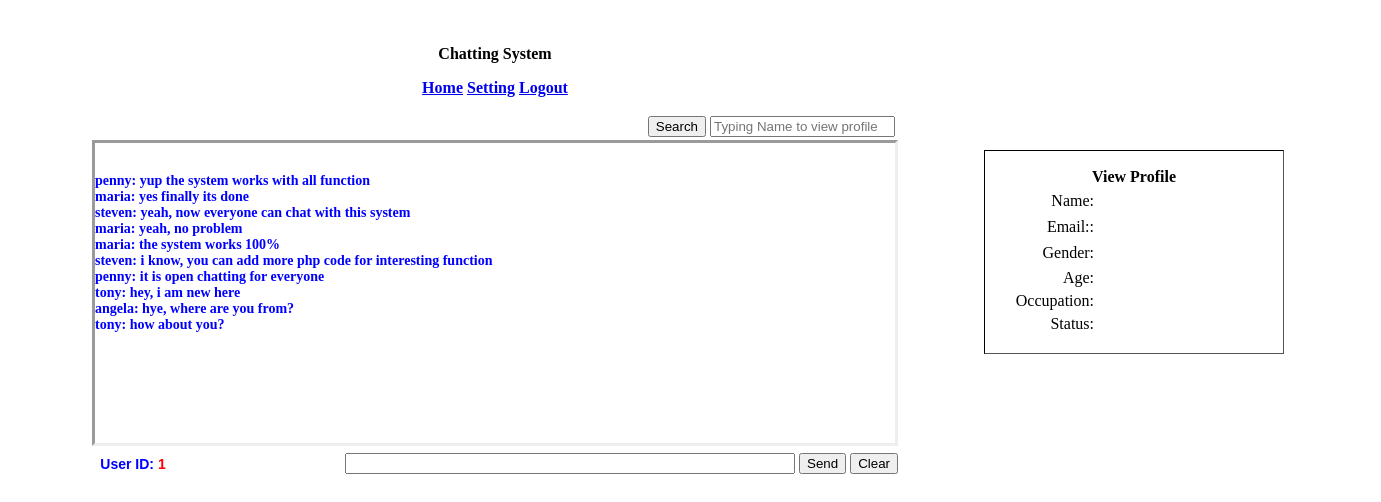
The page /root/Chattingpage.php (signed in) on the database its author committed.
### tables this page shows
CREATE TABLE IF NOT EXISTS `historychat` (
  `user_name` text NOT NULL,
  `textsend` varchar(200) NOT NULL
);

CREATE TABLE IF NOT EXISTS `registeruser` (
`peopleid` int(200) NOT NULL,
  `user_name` text NOT NULL,
  `user_email` varchar(30) NOT NULL,
  `user_password` varchar(30) NOT NULL,
  `user_gender` text NOT NULL,
  `user_age` int(90) NOT NULL,
  `user_occupation` text NOT NULL,
  `user_status` text NOT NULL
);

### root/Chattingpage.php (the view, shortened to what this page needs)
</head>
<body>
<table width="1363" height="473" border="0" align="center">
  <tr>
    <th width="966" height="467" align="center" scope="col"><form id="form1" name="form1" method="post" action="<?php echo $_SERVER['PHP_SELF']; ?>">
      <p>&nbsp;</p>
      <p>Chatting System</p>
      <p><a href="index.php">Home</a> <a href="Settingpage.php">Setting</a> <a href="logout.php">Logout</a></p>
      <table width="806" border="0">
        <tr>
          <th width="97" align="right" scope="col"><label for="txtviewprofile"></label></th>
          <th width="600" align="right" class="redtxt" scope="col">
		  <?php
		  $msgusername="";
		  $msguseremail="";
          $msgusergender= "";
          $msguserage= "";
          $msguseroccupation= "";
          $msguserstatus= "";
	?>
 <input type="submit" name="btnsearch" id="btnsearch" value="Search"></th>
          <th width="95" align="right" scope="col"><input name="txtviewprofile" type="text" id="txtviewprofile" size="20" placeholder="Typing Name to view profile"></th>
        </tr>
      </table>
      <div class="scrool" id="chatbox">
        <p>
          <?php
	  $c = mysqli_connect("localhost","root","","chattingpeople");
	  $s = "SELECT user_name, textsend FROM historychat";
	  $result = mysqli_query($c,$s);
	  if ($result->num_rows > 0) {
      while($row = $result->fetch_assoc()) {
      echo  "<br>". $row["user_name"]. ": " . $row["textsend"] ."";
      }
	  ?>
      <?php
      } else {
      echo "0 result";
      }
	   ?>
      </p>
      </div>
      <table width="874" border="0" align="center">
        <tr>
          <th colspan="3" scope="col"><label for="chattingboxt"></label>
            <div align="left"></div></th>
          <th width="130" scope="col"><div align="left"></div></th>
        </tr>
        <tr>
          <th width="93" align="right" class="usercss" scope="col">User ID:</th>
          <th width="183" align="left" class="usercss" scope="col"><span class="redtxt">
       <?php
	  $c = mysqli_connect("localhost","root","","chattingpeople");
	  $s = "SELECT peopleid FROM registeruser WHERE user_name = '$_SESSION[u]'";
	  $result = mysqli_query($c,$s);
	  if ($result->num_rows > 0) {
      while($row = $result->fetch_assoc()) {
      echo "".$row["peopleid"] ."";
	   }
      } else {
      echo  "Your ID Deleted";
      }
	    ?>
          </span></th>
          <th width="450" align="right" scope="col"><input name="chattingtext" type="text" class="textboxcss" id="chattingtext"/></th>
          <th align="left" scope="col"><input type="submit" name="send" id="send" value="Send"/>
            <input type="reset" name="Clear" id="Clear" value="Clear" /></th>
        </tr>
      </table>
    </form></th>
    <td width="304" align="center" class="Border1"><table width="304" height="208" border="1" class="cssborderline">
      <tr class="cssborderline">
        <th height="150" scope="col"><table width="282" border="0">
          <tr>
            <td width="105" height="27"><div align="right">Name:</div></td>
            <td width="167" class="usercss"><?php echo $msgusername;?></td>
          </tr>
          <tr>
            <td height="21" align="right">Email::</td>
            <td class="usercss"><?php echo $msguseremail;?></td>
          </tr>
          <tr>
            <td height="26"><div align="right">Gender:</div></td>
            <td class="usercss"><?php echo $msgusergender;?></td>
          </tr>
          <tr>
            <td height="21"><div align="right">Age:</div></td>
            <td class="usercss"><?php echo $msguserage;?></td>
          </tr>
          <tr>
            <td height="21"><div align="right">Occupation:</div></td>
            <td class="usercss"><?php echo $msguseroccupation;?></td>
          </tr>
          <tr>
            <td height="21"><div align="right">Status:</div></td>
            <td class="usercss"><?php echo $msguserstatus;?></td>
          </tr>
        </table></th>
      </tr>
    </table></td>
    <th width="79" align="center" valign="top" scope="col">&nbsp;</th>
  </tr>
</table>
</body>
</html>

### root/Chattingpage.php (style rules this page uses)
.textboxcss { width: 450px; }
.cssborderline { border: thin none #000; }
.scrool { overflow: scroll; visibility: inherit; height: 300px; width: 800px; left: 501px; top: 86px; border-top-style: inset; border-right-style: inset; border-bottom-style: inset; border-left-style: inset; font-family: "Times New Roman", Times, serif; font-size: 14px; font-style: normal; text-align: left; text-decoration: none; white-space: normal; color: #00F; }
.usercss { font-family: Arial, Helvetica, sans-serif; font-size: 14px; color: #00F; }
.redtxt { font-family: Arial, Helvetica, sans-serif; color: #F00; }

### rows shown on the page
historychat: user_name "penny", textsend "yup the system works with all function"
historychat: user_name "maria", textsend "yes finally its done"
historychat: user_name "steven", textsend "yeah, now everyone can chat with this system"
historychat: user_name "maria", textsend "yeah, no problem"
historychat: user_name "maria", textsend "the system works 100%"
historychat: user_name "steven", textsend "i know, you can add more php code for interesting function"
historychat: user_name "penny", textsend "it is open chatting for everyone"
historychat: user_name "tony", textsend "hey, i am new here"
historychat: user_name "angela", textsend "hye, where are you from?"
historychat: user_name "tony", textsend "how about you?"
registeruser: peopleid "1"
